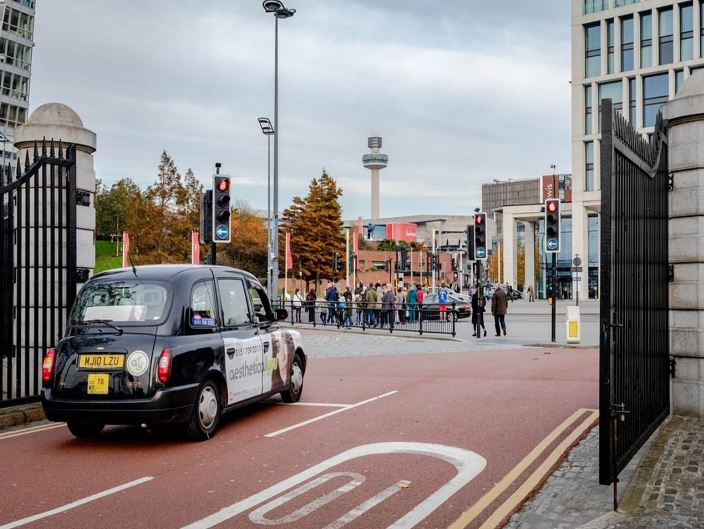
//> input picture OpenCV_Test/03.jpg, 704 x 529 px
$ ./7   (built with g++ and OpenCV 4)
//> lines starting //> are read from the running program, lines starting //| are printed output that depends on the picture; after the words box and inside, x2 and y2 are one past the last pixel; in counts of white or black regions, pixels touching at a corner belong together
#include <stdio.h>
#include <opencv/cv.h>
#include <opencv/highgui.h>

int main()
{
	IplImage* img = cvLoadImage("03.jpg");
//> img is the input picture: 529 rows x 704 cols, CV_8UC3; mean B, G, R 134.3, 134.7, 141.7

	if (!img) {
		printf("Image can NOT Load!!!\n");
	}

	IplImage* grey_img = cvCreateImage(cvSize(img->width, img->height),
		                               IPL_DEPTH_8U, 1);

	for (int j = 0; j < img->height; j++) {
		for (int i = 0; i < img->width; i++) {
			unsigned char b = img->imageData[j * img->widthStep + i * 3 + 0];
			unsigned char g = img->imageData[j * img->widthStep + i * 3 + 1];
			unsigned char r = img->imageData[j * img->widthStep + i * 3 + 2];

			grey_img->imageData[j * grey_img->widthStep + i]
				= (unsigned char)((int(b) + int(g) + int(r)) / 3);
		}
	}
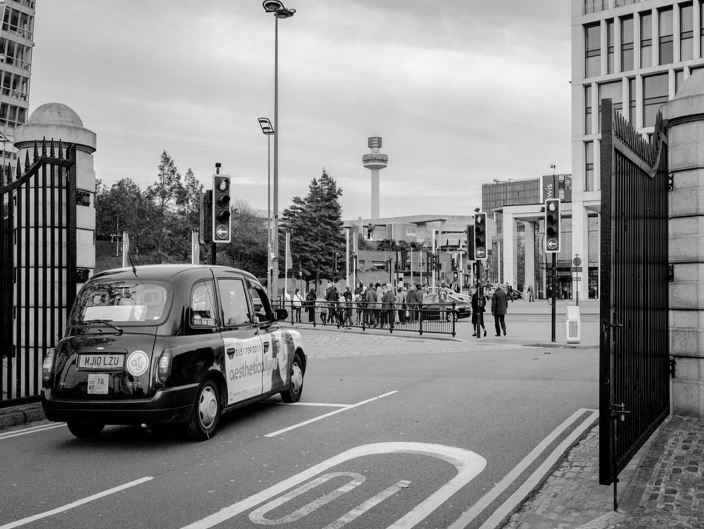
//> grey_img: 529 rows x 704 cols, CV_8UC1; min 0, max 255, mean 136.6

	IplImage* binary_img = cvCreateImage(cvSize(grey_img->width, grey_img->height),
		                                 IPL_DEPTH_8U, 1);

	unsigned char threshold_value = 200;

	for (int j = 0; j < grey_img->height; j++) {
		for (int i = 0; i < grey_img->width; i++) {
			unsigned char pValue = grey_img->imageData[j * grey_img->widthStep + i];

			if(pValue > threshold_value)
				binary_img->imageData[j * binary_img->widthStep + i] = 255;
			else
				binary_img->imageData[j * binary_img->widthStep + i] = 0;
		}
	}
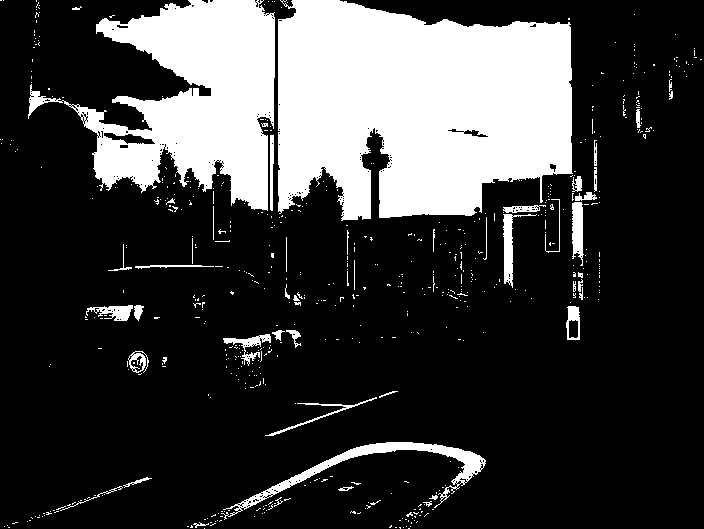
//> binary_img: 529 rows x 704 cols, CV_8UC1; 23.5% white; 598 white regions (548 under 20 px), largest, box (x1, y1, x2, y2) and area: (278, 0, 573, 221) 52575, (28, 0, 275, 211) 25572, (221, 442, 486, 520) 2659

	cvNamedWindow("ImageWindow1");
	cvNamedWindow("ImageWindow2");
	cvNamedWindow("ImageWindow3");

	while (true) {
		cvShowImage("ImageWindow1", img);
		cvShowImage("ImageWindow2", grey_img);
		cvShowImage("ImageWindow3", binary_img);

		int key = cvWaitKey(10);
//> the Esc key is pressed

		if (key == 27)
			break;
	}

	cvReleaseImage(&img);
	cvReleaseImage(&grey_img);
	cvReleaseImage(&binary_img);

	return 0;
}

$ run again, with OpenCV_Test/01.jpg copied over OpenCV_Test/03.jpg
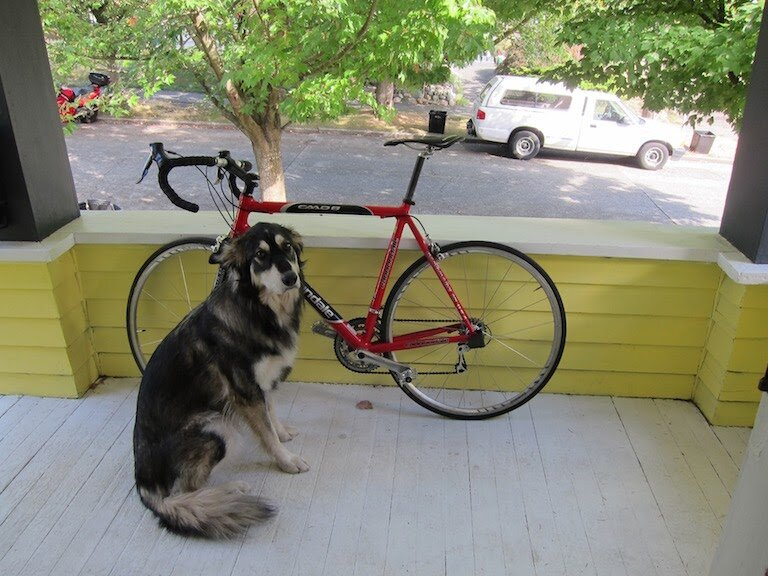
//> input picture OpenCV_Test/01.jpg, 768 x 576 px
//> img is the input picture: 576 rows x 768 cols, CV_8UC3; mean B, G, R 114, 135.7, 134.4
//> after the loop `for (int j = 0; j < img->height; j++)`:
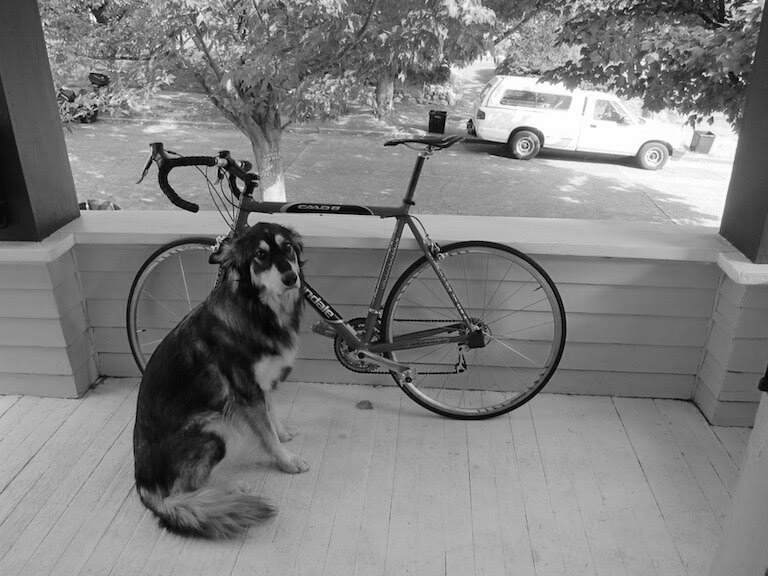
//> grey_img: 576 rows x 768 cols, CV_8UC1; min 0, max 255, mean 127.7
//> after the loop `for (int j = 0; j < grey_img->height; j++)`:
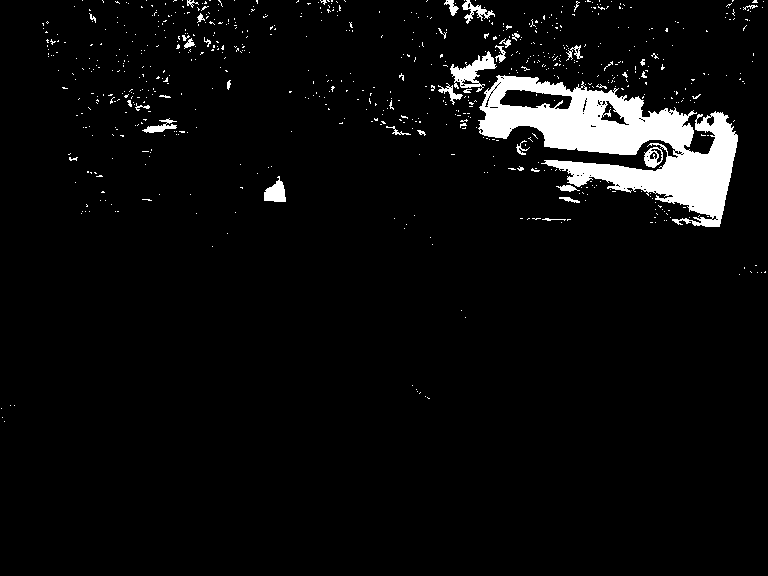
//> binary_img: 576 rows x 768 cols, CV_8UC1; 4.9% white; 720 white regions (684 under 20 px), largest, box (x1, y1, x2, y2) and area: (478, 75, 738, 227) 16738, (450, 51, 497, 92) 735, (264, 176, 286, 202) 356

$ run again, with OpenCV_Test/02.jpg copied over OpenCV_Test/03.jpg
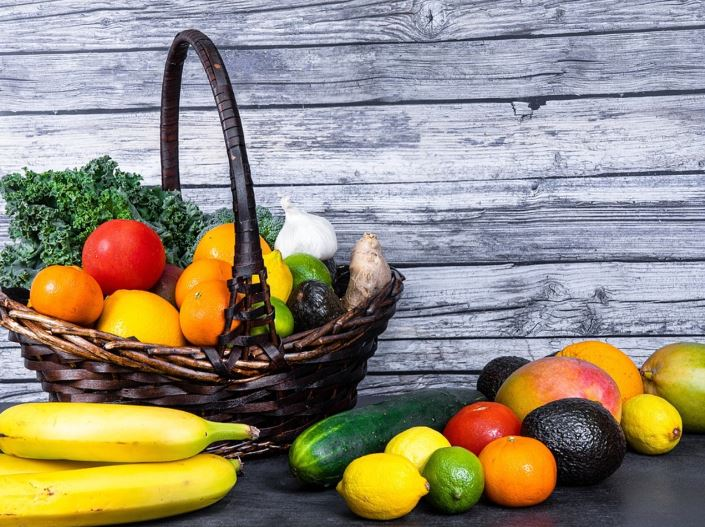
//> input picture OpenCV_Test/02.jpg, 705 x 527 px
//> img is the input picture: 527 rows x 705 cols, CV_8UC3; mean B, G, R 121.7, 138.9, 148
//> after the loop `for (int j = 0; j < img->height; j++)`:
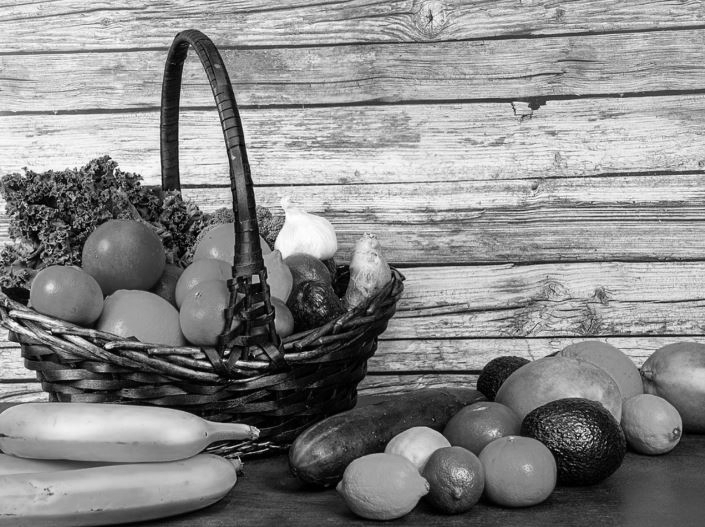
//> grey_img: 527 rows x 705 cols, CV_8UC1; min 0, max 255, mean 135.9
//> after the loop `for (int j = 0; j < grey_img->height; j++)`:
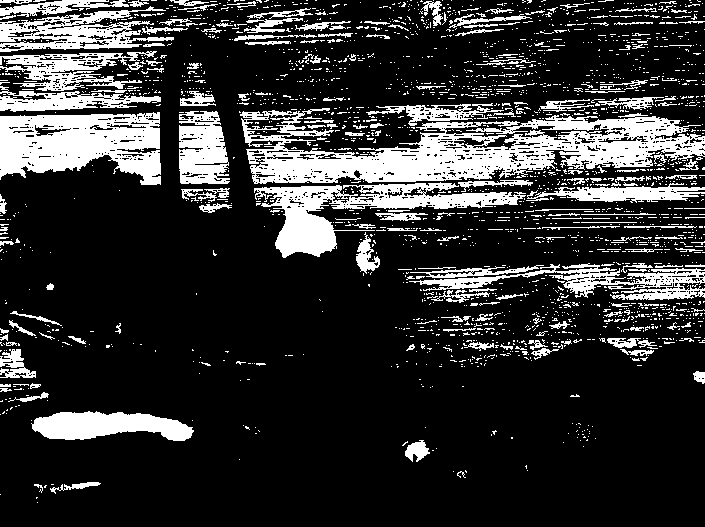
//> binary_img: 527 rows x 705 cols, CV_8UC1; 19.9% white; 2296 white regions (2097 under 20 px), largest, box (x1, y1, x2, y2) and area: (240, 108, 705, 184) 16707, (0, 112, 161, 185) 8180, (254, 182, 526, 258) 6470

$ run again, with OpenCV_Test/Wolf.jpg copied over OpenCV_Test/03.jpg
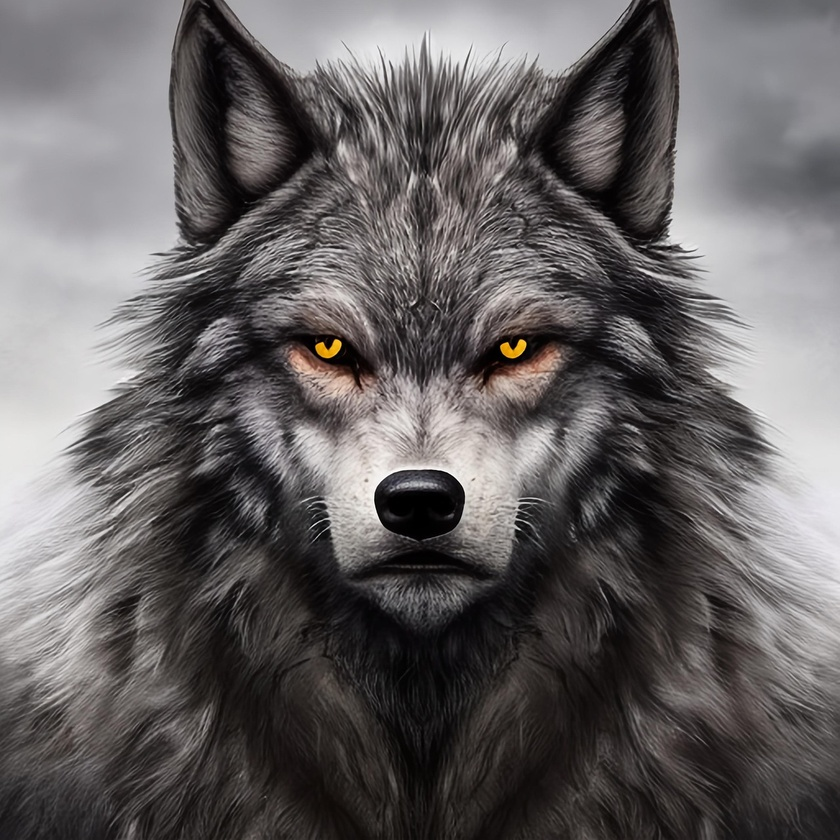
//> input picture OpenCV_Test/Wolf.jpg, 840 x 840 px, shrunk from 1280 x 1280 before the run
//> img is the input picture: 840 rows x 840 cols, CV_8UC3; mean B, G, R 98, 97.7, 101.4
//> after the loop `for (int j = 0; j < grey_img->height; j++)`:
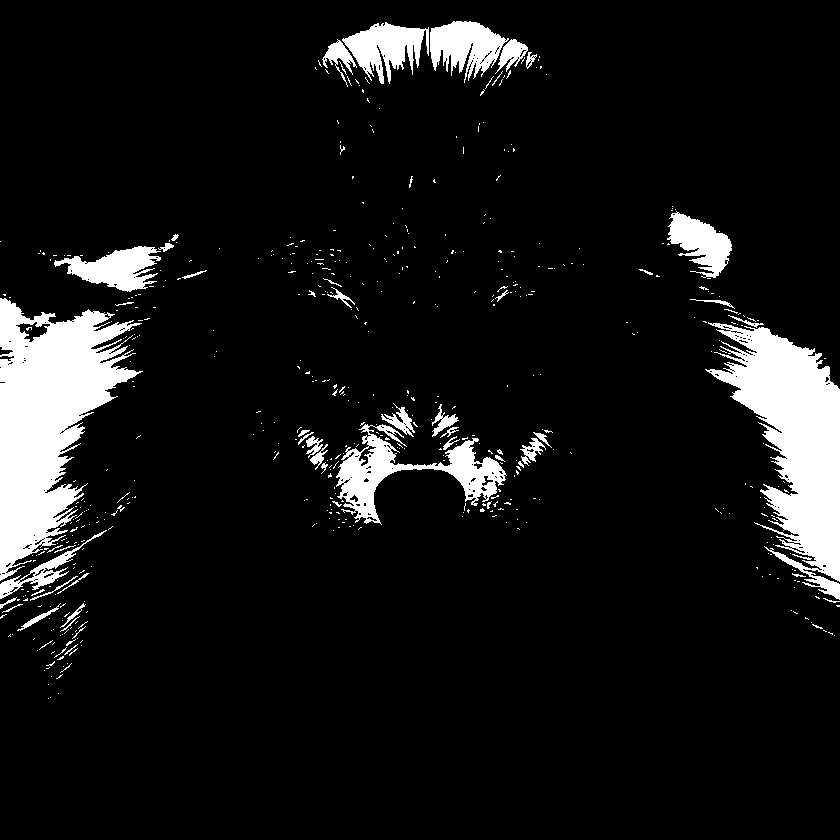
//> binary_img: 840 rows x 840 cols, CV_8UC1; 8.7% white; 543 white regions (486 under 20 px), largest, box (x1, y1, x2, y2) and area: (0, 298, 143, 581) 20746, (705, 322, 840, 600) 17546, (336, 424, 507, 525) 5315
